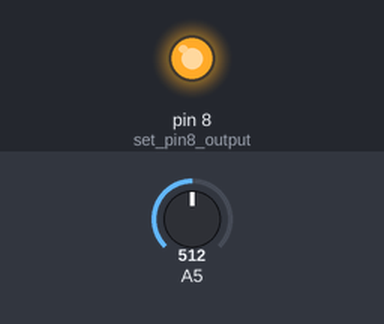
The sketch below on a simulated Arduino Uno, built with avr-gcc and run on an emulated ATmega328P. Parts: output pins drawn as LEDs (lit = HIGH). The test bench sets the inputs (shaded band); at power-on: A5 = 512. What the sketch prints to the serial monitor is not drawn.

Above: at 1.1 s.
At 31.1 s:
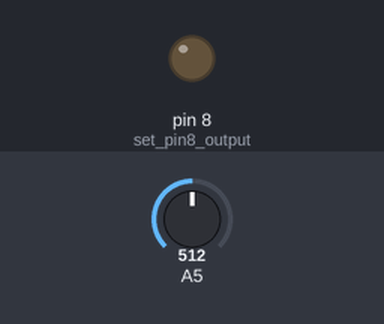
Timing chart, 0 to 32.6 s (numbered marks = the images above):
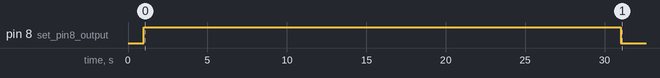

The sketch:

chapter8.ino
```cpp
unsigned long lastTime = -1;

void setup()
{
 pinMode(8,OUTPUT);//set pin8 output
 pinMode(5, INPUT_PULLUP);
 Serial.begin(9600);
 delay(1000);
 Serial.println("ms,value");
}
void loop()
{
 int i;//define i
 while(millis() < 30000 + 1000)
 {
  i=analogRead(5);//read voltage values of pin5
  unsigned long time = millis();
  if (time < 30000 + 1000 && lastTime != time) {
    if (time < 1000 && lastTime == -1) {
      Serial.print(0);
      Serial.print(",");
      Serial.println(i);
      lastTime = 1000;
    } else if (time != lastTime) {
      Serial.print(time - 1000);
      Serial.print(",");
      Serial.println(i);
      lastTime = time;
    }
    digitalWrite(8,HIGH);//light up led lamp
  }
 }
 digitalWrite(8,LOW);//go out led lamp
}
```

Measured:
- by itself, pin 8 (set_pin8_output): LOW → HIGH at 1.0 s, → LOW 30.0 s later
